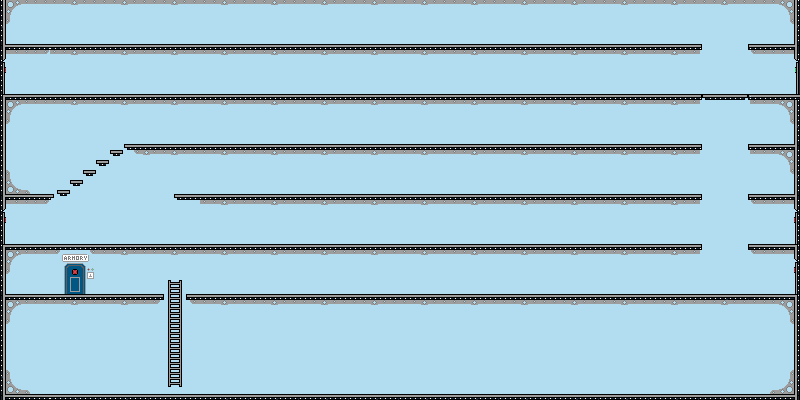

A 2D game scene composited from a Tiled map and its tileset images. What follows is a short description and the map's XML, with every tile layer's data as written:
An orthogonal 16x8 tile map with 50x50 px tiles, 1 tile layer (Tile Layer 1) and 1 object.

<map version="1.0" tiledversion="1.0.3" orientation="orthogonal" renderorder="right-down" width="16" height="8" tilewidth="50" tileheight="50" infinite="0" nextobjectid="3">
 <tileset firstgid="1" source="ship-interior.tsx" />
 <layer name="Tile Layer 1" width="16" height="8">
  <data encoding="csv">
17,14,14,14,14,14,14,14,14,14,14,14,14,14,19,2147483665,
9,14,14,14,14,14,14,14,14,14,14,14,14,14,11,10,
2147483664,15,3,14,14,14,14,14,14,14,14,14,14,14,18,2147483665,
2147483661,4,12,3,14,14,14,14,14,14,14,14,14,14,18,2147483665,
9,1,1,1,14,14,14,14,14,14,14,14,14,14,18,2147483657,
17,8,14,7,14,14,14,14,14,14,14,14,14,14,1,2147483657,
2147483664,15,15,6,15,15,15,15,15,15,15,15,15,15,15,16,
2147483661,1,1,5,1,1,1,1,1,1,1,1,1,1,1,13
</data>
 </layer>
 <objectgroup name="Player Layer">
  <object id="2" x="20" y="203">
   <point />
  </object>
 </objectgroup>
</map>